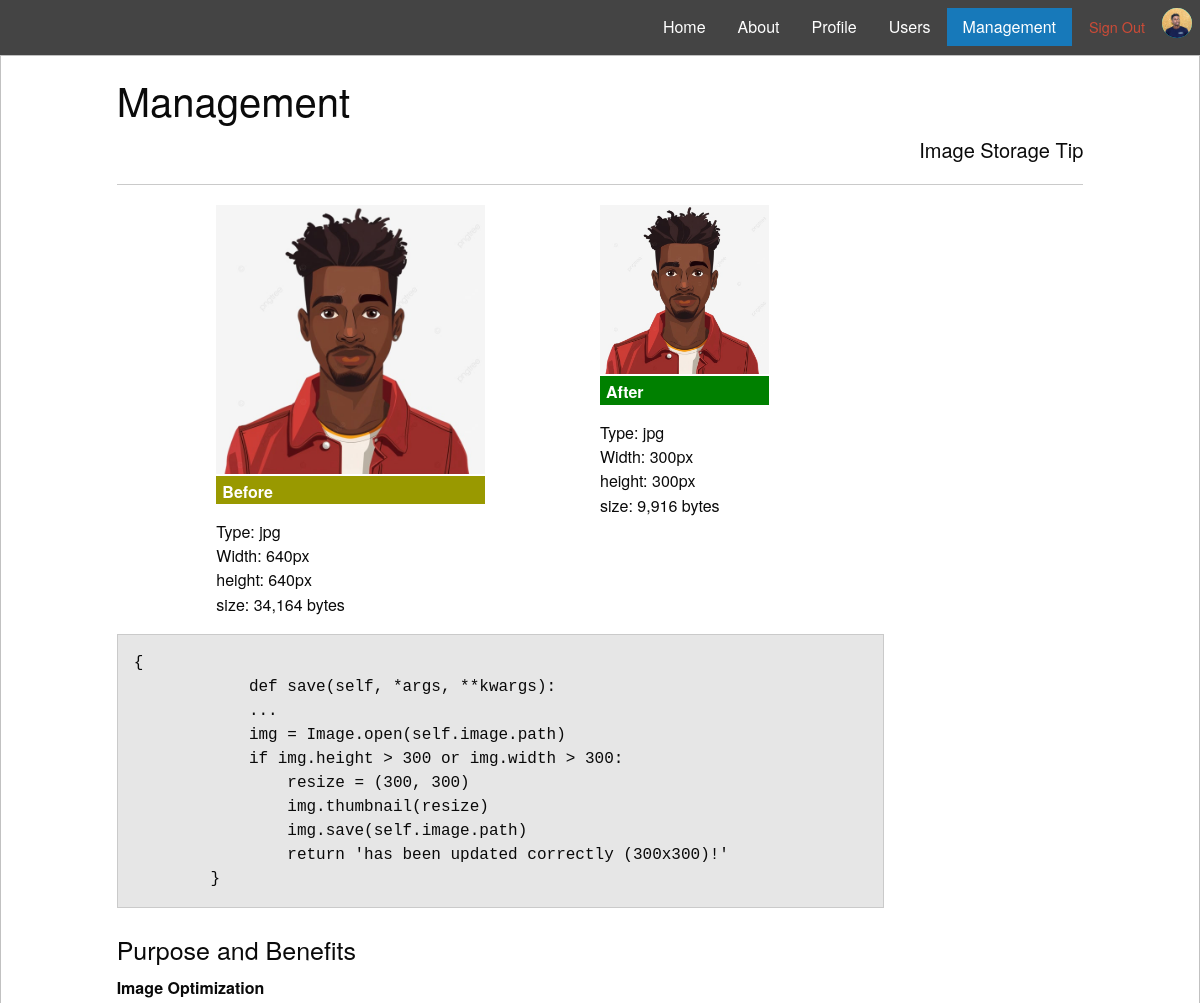
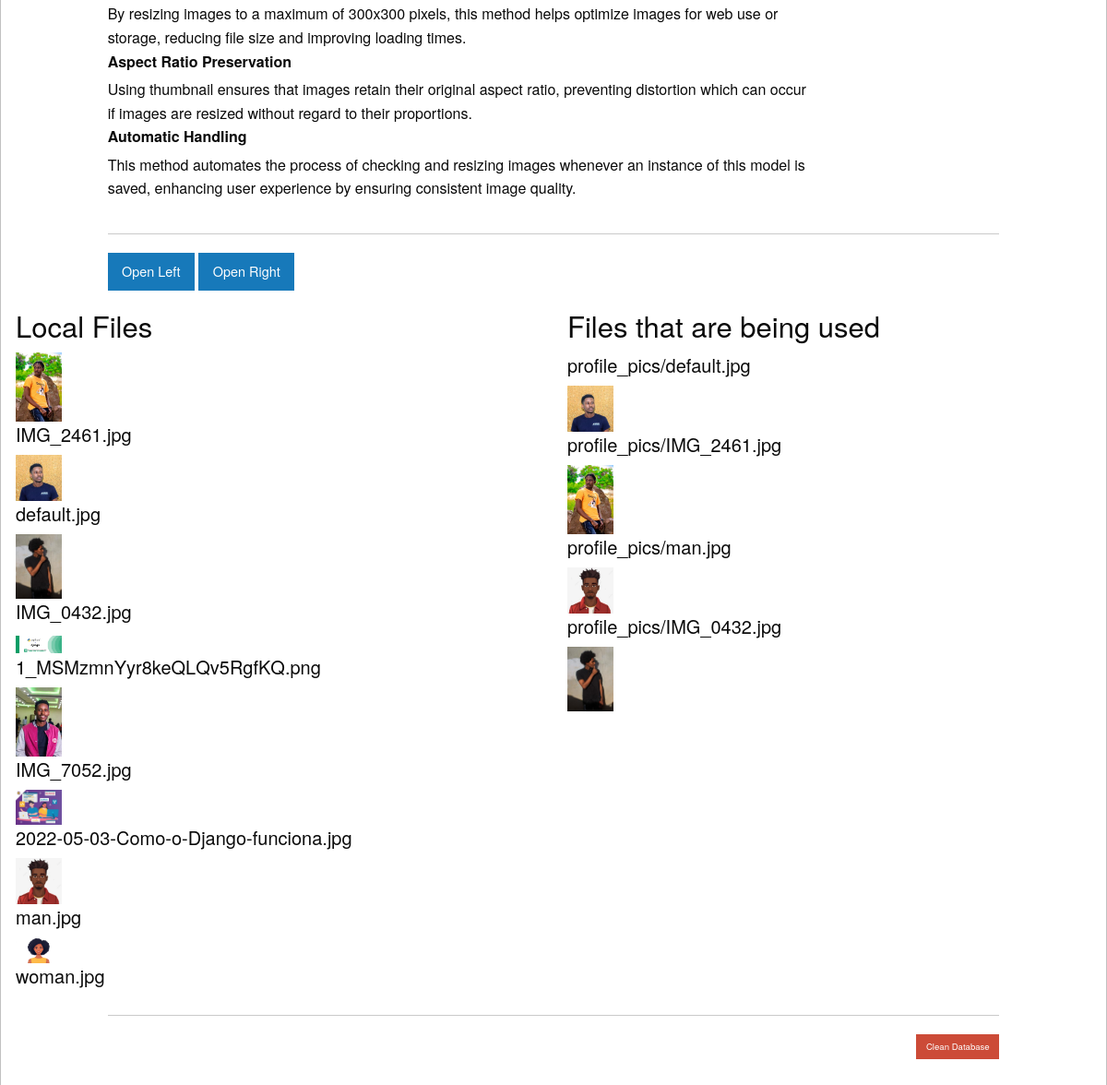
Page /management/ (signed in) on the committed database (2 pictures, top to bottom).
### users/models.py (models this page shows, shortened)
class Profile(models.Model):
    user = models.OneToOneField(User, on_delete=models.CASCADE)
    image = models.ImageField(default='default.jpg', upload_to='profile_pics')
    slug = models.SlugField(verbose_name='URL', max_length=255, blank=True, unique=True)

### users/views.py (the view)
# urls.py: path('management/', views.management, name='management'),
@login_required
def management(request):
    profile_pics_path = os.path.join(settings.MEDIA_ROOT, 'profile_pics')
    media_files = os.listdir(profile_pics_path) # List all files in profiles_pics
    context = {
        'title': 'Management',
        'media_files': media_files,
        'user_files': Profile.objects.all()
    }
    return render(request, 'users/management.html', context)

### users/templates/users/management.html (shortened to what this page needs)
{% extends 'users/base.html' %}
{% block content %}
<div class="grid-x grid-margin-x">
    <div class="cell small-12 medium-10 medium-offset-1 large-10 large-offset-1">
        <h2>Management</h2>
        <h5 class="text-right">Image Storage Tip</h5>
        <hr/>
    </div>
    <div class="row small-5 small-offset-1  medium-3 medium-offset-2 large-3 large-offset-2">
        <img src="{{MEDIA_URL}}man.jpg" width="300" alt="black man"/>
        <p class="before">Before</p>
        <span>Type: jpg</span><br/>
        <span>Width: 640px</span><br/>
        <span>height: 640px</span>
        <p>size: 34,164 bytes</p>
    </div>
    <div class="cell small-4 small-offset-1 medium-2 medium-offset-1  large-2 large-offset-1">
        <img src="{{MEDIA_URL}}man.jpg" width="300" alt="black man"/>
        <p class="after">After</p>
        <span>Type: jpg</span><br/>
        <span>Width: 300px</span><br/>
        <span>height: 300px</span>
        <p>size: 9,916 bytes</p>
    </div>
    <div class="cell small-12 medium-10 medium-offset-1 large-8 large-offset-1">
        <code class="code-block">{
            def save(self, *args, **kwargs):
            ...
            img = Image.open(self.image.path)
            if img.height > 300 or img.width > 300:
                resize = (300, 300)
                img.thumbnail(resize)
                img.save(self.image.path)
                return 'has been updated correctly (300x300)!'
        }</code>
    </div>
    <div class="cell small-12  medium-10 medium-offset-1  large-8 large-offset-1">
        <h4>Purpose and Benefits</h4>
        <dl>
            <dt>Image Optimization</dt>
            <dd>By resizing images to a maximum of 300x300 pixels, this method helps optimize images for web use or storage, reducing file size and improving loading times.</dd>
            <dt>Aspect Ratio Preservation</dt>
            <dd>Using thumbnail ensures that images retain their original aspect ratio, preventing distortion which can occur if images are resized without regard to their proportions.</dd>
            <dt>Automatic Handling</dt>
            <dd>This method automates the process of checking and resizing images whenever an instance of this model is saved, enhancing user experience by ensuring consistent image quality.</dd>
        </dl>
    </div>
    <div class="cell small-12 medium-10 medium-offset-1 large-10 large-offset-1">
        <hr/>
        <button type="button" class="button" data-toggle="offCanvasLeftSplit1">Open Left</button>
        <button type="button" class="button" data-toggle="offCanvasRightSplit2">Open Right</button>
    </div>
      <div class="cell small-6">
        <div class="off-canvas-wrapper">
          <div class="off-canvas-content" style="min-height: 300px;" data-off-canvas-content>
               <h3>Local Files</h3>
                {% for file in media_files %}
                    <img src="{{MEDIA_URL}}profile_pics/{{ file }}" alt="{{file}}" width="50" height="50" />
                    <h5>{{ file }}</h5>
                    {% empty %}
                        <h5>No images found.</h5>
                {% endfor %}
          </div>
        </div>
      </div>
      <div class="cell small-6">
        <div class="off-canvas-wrapper">
          <div class="off-canvas-content" style="min-height: 300px;" data-off-canvas-content>
                <h3>Files that are being used</h3>
                {% for file_ in user_files %}
                    {% if file_.image != 'default.jpg' %}
                        <h5>{{file_.image}}</h5>
                        <img src={{file_.image.url}} width="50" alt="{{file_.image}}" />
                    {% endif %}
                    {% empty %}
                            <h5>No images found.</h5>
                {% endfor %}
          </div>
        </div>
      </div>
    <div class="cell small-12 medium-10 medium-offset-1 large-10 large-offset-1 text-right">
        <hr/>
            <a href="{% url 'delete_all_data' %}" class="button tiny alert" >Clean Database</a>
    </div>
</div>
{% endblock %}

### users/templates/users/base.html (shortened to what this page needs)
<!doctype html>
<html class="no-js" lang="en">
  <head>
    <link rel="stylesheet" href="https://cdn.jsdelivr.net/npm/foundation-sites@6.9.0/dist/css/foundation.min.css">
    <link rel="stylesheet" href="https://cdn.jsdelivr.net/npm/motion-ui@1.2.3/dist/motion-ui.min.css" />
      {% load static %}
      <link rel="stylesheet" href="{% static 'users/style.css' %}" >
  </head>
<body>
    <div class="top-bar" id="main-nav" data-animate="hinge-in-from-top spin-out">
      <div class="top-bar-left">
        <ul class="dropdown menu" data-dropdown-menu>
          <li class="{% if request.path == '/' %} active {% endif %}"><a href="{% url 'home' %}">Home</a></li>
          <li class="{% if request.path == '/about/' %} active {% endif %}"><a href="{% url 'about' %}">About</a></li>
          {% if user.is_authenticated %}
              <li class="{% if request.path == '/profile/' %} active {% endif %}"><a href="{% url 'profile' %}">Profile</a></li>
              <li class="{% if request.path == '/users/' or request.path == '/user/new/' %} active {% endif %}">
                  <a href="{% url 'users' %}">Users</a>
              </li>
              <li class="{% if request.path == '/management/' %} active {% endif %}"><a href="{% url 'management' %}">Management</a></li>
              <li  class="menu-text">
                  <form method="POST" action="{% url 'logout' %}">
                      <button class="clear button alert menu-out" type="submit">Sign Out</button>
                  </form>
              </li>
               <li>
                <div class="avatar-circle">
                    {% if request.user == user %}
                        <img class="avatar" src={{user.profile.image.url}} alt="User" />
                    {% endif %}
                </div>
              </li>
          {% else %}
              <li class="{% if request.path == '/user/new/' %} active {% endif %}" ><a href="{% url 'register' %}">Sign Up</a></li>
              <li class="{% if request.path == '/login/' %} active {% endif %}" ><a href="{% url 'login' %}">Sign In</a></li>
          {% endif %}
        </ul>
      </div>
    </div>
    <div class="{% if not request.path == '/login/' %} callout {% endif %}">
        {% block content %}{% endblock %}
    </div>
</body>
</html>

### users/static/users/style.css (style rules this page uses)
.top-bar { background-color: #444; }
.dropdown.menu { background-color: #444; justify-content: flex-end; }
.top-bar a { color: #ffffff; }
.dropdown.menu li a { color: #ffffff; }
.menu-text { margin-top: 0px; }
.clear.button.alert.menu-out { padding: 0px; }
.avatar-circle { background: cyan; border-radius: 100px; }
.avatar { width: 30px; height: 30px; border-radius: 100px; }
.before { background: #999900; color: white; margin-top:2px; padding-top:3px; padding-left: 6px; font-weight: bold; }
.after { background: #008000; color: white; margin-top:2px; padding-top:3px; padding-left: 6px; font-weight: bold; }

### rows in the picture
Profile: image "profile_pics/default.jpg", image (placeholder picture)
Profile: image "profile_pics/IMG_2461.jpg", image (picture)
Profile: image "profile_pics/man.jpg", image (picture)
Profile: image "profile_pics/IMG_0432.jpg", image (picture)

### other values in the picture
{{ file }} "IMG_2461.jpg" "default.jpg" "IMG_0432.jpg" "1_MSMzmnYyr8keQLQv5RgfKQ.png" "IMG_7052.jpg" "2022-05-03-Como-o-Django-funciona.jpg" "man.jpg" "woman.jpg"
